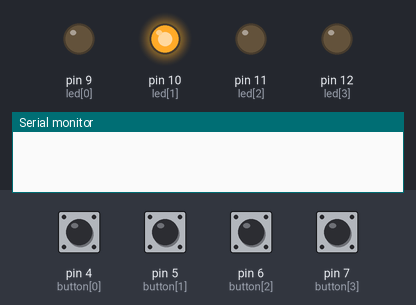
This sketch was run on a simulated Arduino Uno, built with avr-gcc and run on an emulated ATmega328P. Shown: output pins drawn as LEDs (lit = HIGH), the last lines printed to the serial monitor. The inputs (shaded band) are chosen by the test bench; at power-on: pin 7 (button[3]) HIGH, pin 4 (button[0]), pin 5 (button[1]), pin 6 (button[2]) LOW. Random numbers use the default seed unless the sketch sets one.

Above: at 1.2 s.
1.3 s: pin 5 (button[1]) pulled HIGH for 0.15 s
At 2.2 s:
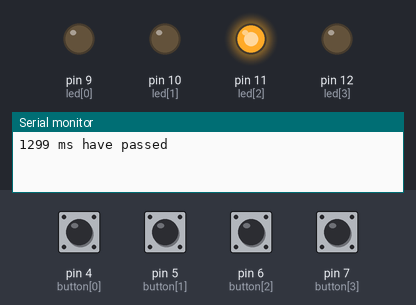
2.9 s: pin 6 (button[2]) pulled HIGH for 0.15 s
At 3.4 s:
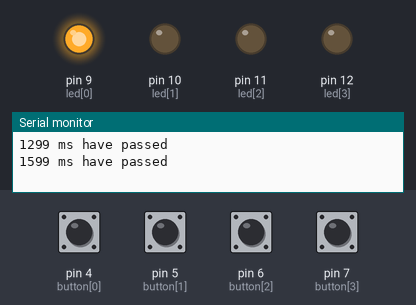
Timing chart, 0 to 5.9 s (numbered marks = the images above; inputs shaded):
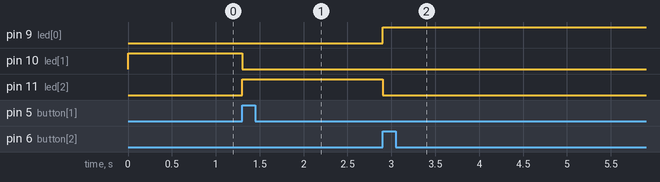

The sketch:

randomLEDPushButtonGame.ino
```cpp
// Arduino program
// Last modified by Angeliki Beyko on 2020.03.17

const int maxcount = 4;
const int button[] = { 4,5,6,7};
const int led[] = { 9,10,11,12};

unsigned long start, finished, elapsed;

void setup() {
  // Set all led pins as outputs
  for (int i = 0; i < maxcount; i++) {
    pinMode(led[i], OUTPUT);
  }

  // Set all button pins as inputs
  for (int i = 0; i < maxcount; i++) {
    pinMode(button[i], INPUT);
  }

  // Start the serial monitor to view output
  Serial.begin(9600);
}

void loop() {

  // generate a random number and store it in a variable
  int randNumber = random(maxcount);

  // clear the leds
  for (int i = 0; i < maxcount; i++) {
    digitalWrite(led[i], LOW);
  }

  // start the timer
  start = millis();

  // enter while loop
  while (digitalRead(button[randNumber]) == LOW) {
    // random led will stay on until button is pressed
    digitalWrite(led[randNumber], HIGH);
  }

  // exit while loop, correct button pressed
  // record end time
  finished = millis();

  // store how many ms it took for user to press correct button
  elapsed = finished - start;

  // Print out how many ms ellapsed
  if (elapsed > 100) {
    Serial.print(elapsed);
    Serial.println(" ms have passed");
  }
}
```

Measured:
- after the input at 1.3 s, pin 10 (led[1]): HIGH → LOW at once; pin 11 (led[2]): LOW → HIGH at once
- after the input at 2.9 s, pin 9 (led[0]): LOW → HIGH at once; pin 11 (led[2]): HIGH → LOW at once
